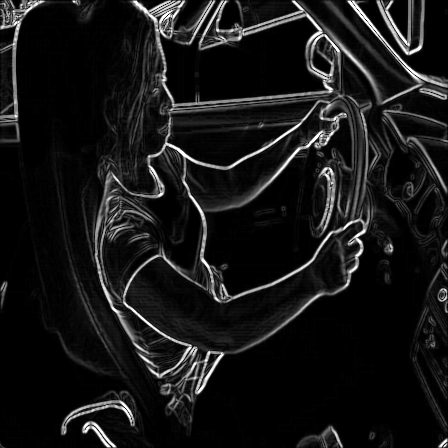
#> input picture person_xiushi.png, 448 x 448 px
$ python sobel_time_count.py   (older library calls are emulated)
#> lines starting #> are read from the running program, lines starting #| are printed output that depends on the picture
import time

import cv2
img_path = 'person_xiushi.png'
input_img1 = cv2.imread(img_path)
#> input_img1 is the input picture: shape (448, 448, 3); mean B, G, R 22.6, 22.6, 22.6
input_img = cv2.cvtColor(input_img1, cv2.COLOR_BGR2GRAY)
input_img = cv2.resize(input_img, (224, 224))
#> input_img: shape (224, 224)

sobel_start = time.time()
input_img = cv2.GaussianBlur(input_img, (3, 3), 0)  # 高斯滤波处理原图像降噪
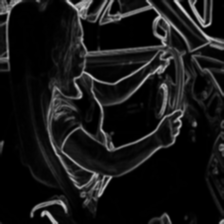
#> input_img: shape (224, 224); min 0, max 210, mean 22.7
x = cv2.Sobel(input_img, cv2.CV_16S, 1, 0)  # Sobel函数求完导数后会有负值，还有会大于255的值
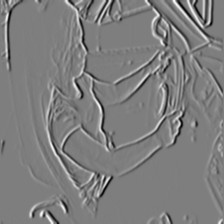
#> x: shape (224, 224) int16; min -550, max 560, mean 0.3; drawn with min black and max white
y = cv2.Sobel(input_img, cv2.CV_16S, 0, 1)  # 使用16位有符号的数据类型，即cv2.CV_16S
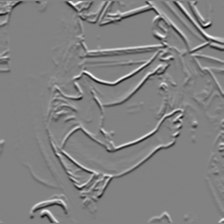
#> y: shape (224, 224) int16; min -584, max 561, mean -1.2; drawn with min black and max white
Scale_absX = cv2.convertScaleAbs(x)  # 转回uint8
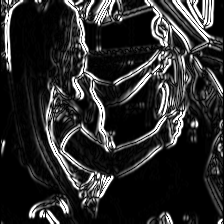
#> Scale_absX: shape (224, 224); min 0, max 255, mean 43.4
Scale_absY = cv2.convertScaleAbs(y)
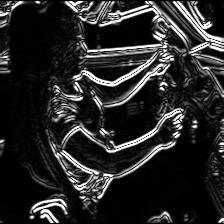
#> Scale_absY: shape (224, 224); min 0, max 255, mean 39.6
sobel_image = cv2.addWeighted(Scale_absX, 0.5, Scale_absY, 0.5, 0)
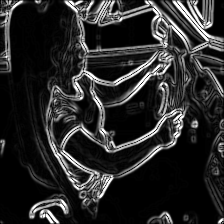
#> sobel_image: shape (224, 224); min 0, max 255, mean 41.5
print(time.time()-sobel_start)
